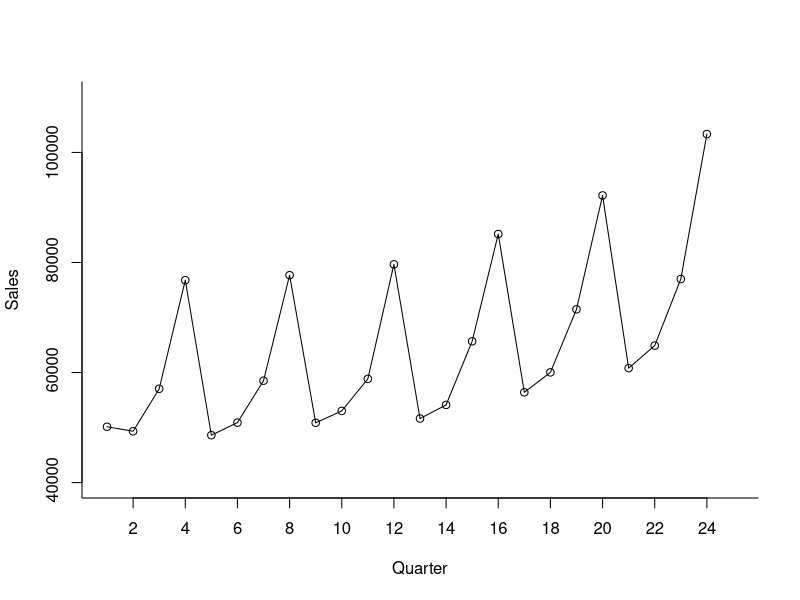
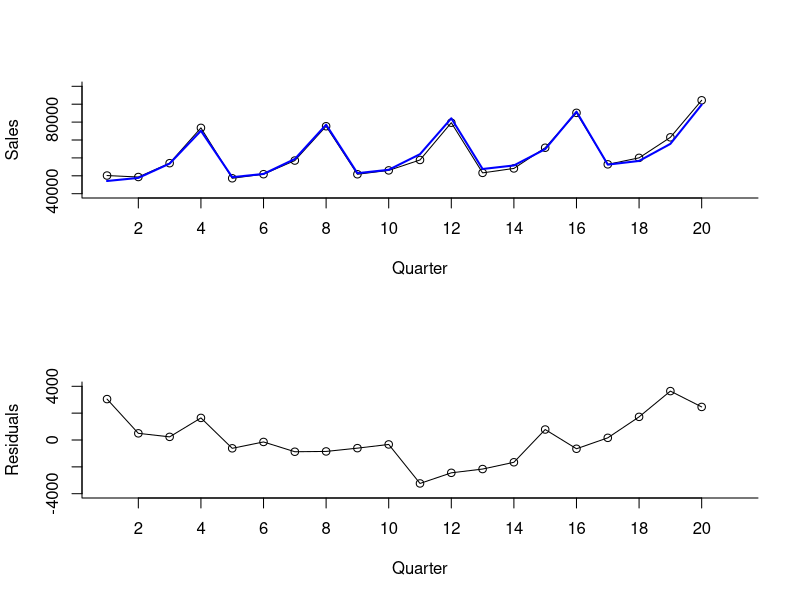

Reproduce these figures in R, in order.
library(forecast)

dept.store.data <- read.csv("DepartmentStoreSales.csv")
sales.ts <- ts(dept.store.data$Sales[1:20], freq = 4)
sales.all.ts <- ts(dept.store.data$Sales, freq = 4)
sales.all.ts
lm.expo.trend <- tslm(sales.ts ~ trend + season, lambda = 0)

# Table 6.8
summary(lm.expo.trend)

# Figure 6.24
par(mfrow = c(1,1))
plot(sales.all.ts, xlim = c(1,7), ylim = c(40000, 110000),  ylab = "Sales", xlab = "Quarter", bty = "l", main = "", yaxt ="n", xaxt ="n", type = "o")
axis(2, at = seq(40000, 100000, 20000), labels = format(seq(40000, 100000, 20000), scientific=FALSE))
axis(1, at = seq(1.25, 6.75, 0.5), labels = seq(2, 24, 2))

# Figure 6.25
par(mfrow = c(2,1))
plot(sales.ts, xlim = c(1,6), ylim = c(40000, 100000),  ylab = "Sales", xlab = "Quarter", bty = "l", main = "", yaxt ="n", xaxt ="n", type = "o")
axis(2, at = seq(40000, 100000, 10000), labels = format(seq(40000, 100000, 10000), scientific=FALSE))
axis(1, at = seq(1.25, 5.75, 0.5), labels = seq(2, 20, 2))
lines(lm.expo.trend$fitted, lwd = 2, col = "blue")
plot(sales.ts - lm.expo.trend$fitted, xlim = c(1,6), ylim = c(-4000, 4000),  ylab = "Residuals", xlab = "Quarter", bty = "l", main = "", xaxt ="n", type = "o")
axis(1, at = seq(1.25, 5.75, 0.5), labels = seq(2, 20, 2))